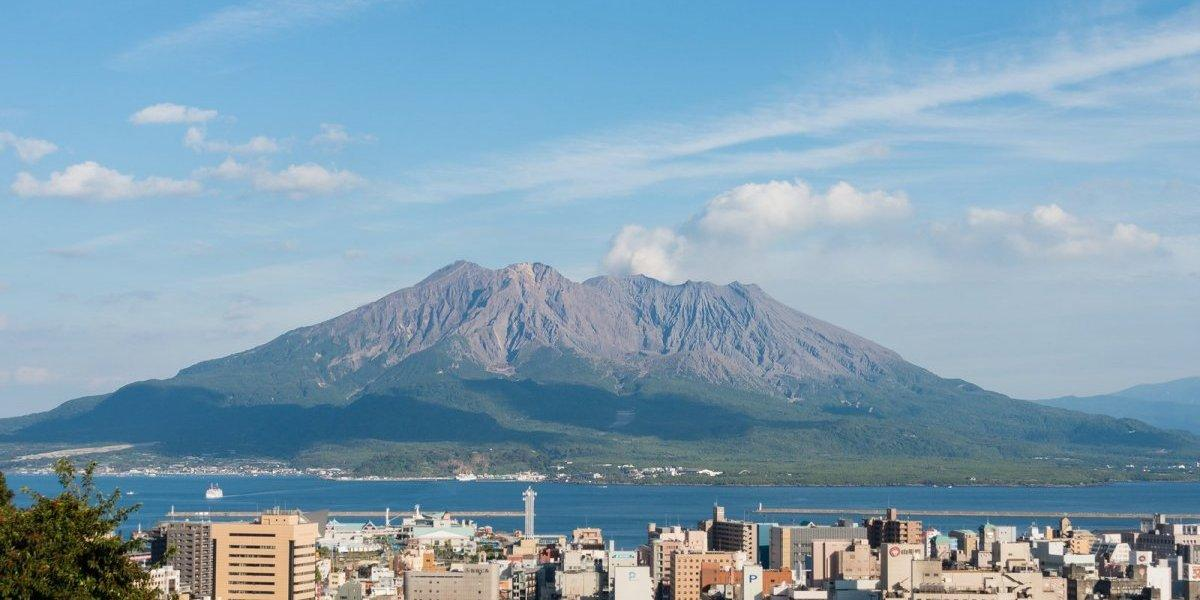
#> input picture 07_DFT/sakurajima.jpeg, 1200 x 600 px, found by its file name
$ python 07_sample01.py
#> lines starting #> are read from the running program, lines starting #| are printed output that depends on the picture
# -*- coding: utf-8 -*-

import numpy as np
import cv2
from matplotlib import pyplot as plt

# 画像をグレースケールで読み込む
img = cv2.imread('/Users/kiyotakoki/dev/com_vis/07_DFT/sakurajima.jpeg',0)
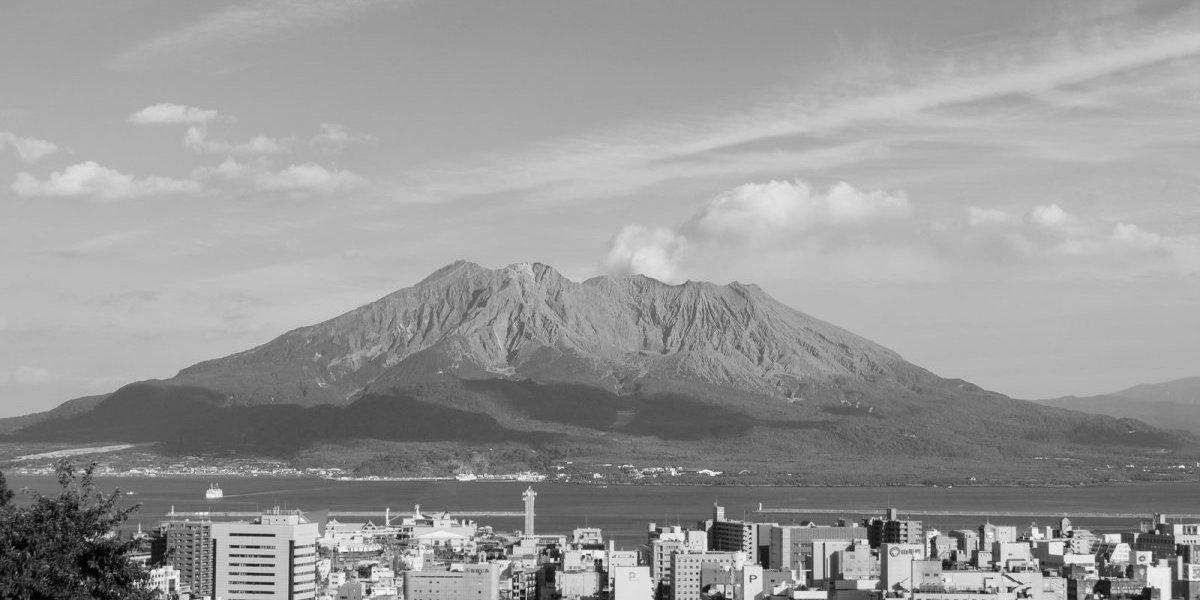
#> img: shape (600, 1200); min 0, max 255, mean 152.6

# DFT
dft = cv2.dft(np.float32(img),flags = cv2.DFT_COMPLEX_OUTPUT)
# 結果をシフト
dft_shift = np.fft.fftshift(dft)

# 見易いスケールに変換
magnitude_spectrum = 20*np.log(cv2.magnitude(dft_shift[:,:,0],dft_shift[:,:,1]))
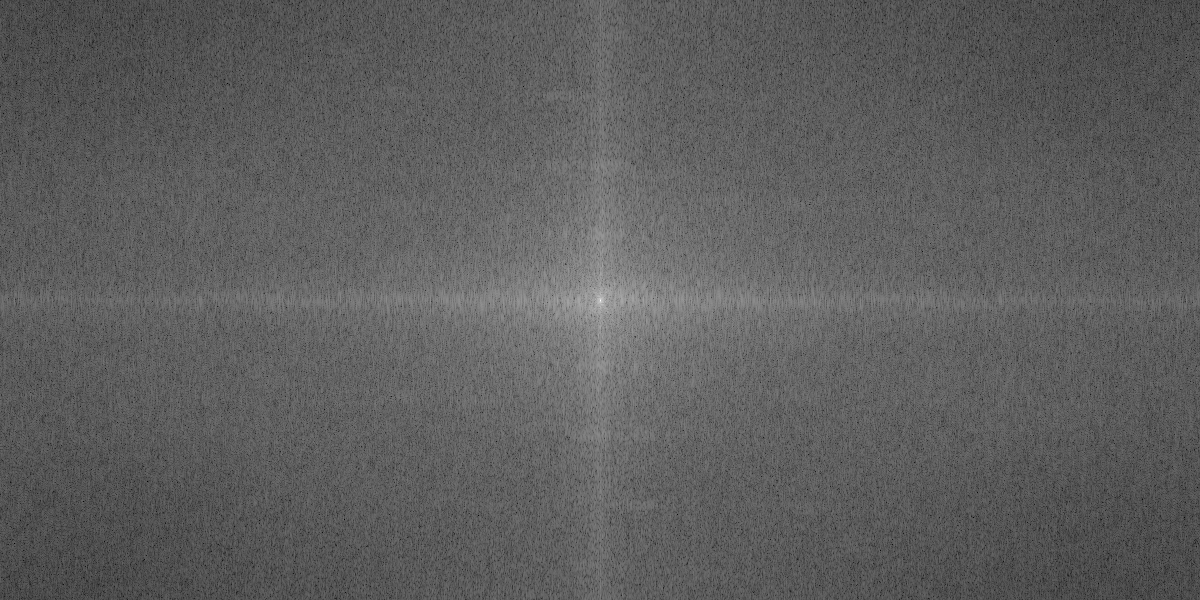
#> magnitude_spectrum: shape (600, 1200) float32; min 55.14, max 370.3, mean 171.9; drawn with min black and max white

plt.subplot(121),plt.imshow(img, cmap = 'gray')
plt.title('Input Image'), plt.xticks([]), plt.yticks([])
plt.subplot(122),plt.imshow(magnitude_spectrum, cmap = 'gray')
plt.title('Magnitude Spectrum'), plt.xticks([]), plt.yticks([])
plt.show()
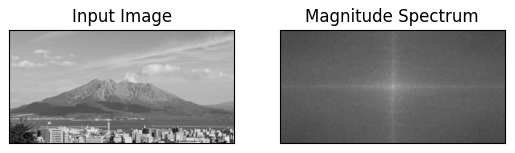
#> figure drawn by matplotlib, 2 panels

cv2.imwrite("magnitude_spectrum.png", magnitude_spectrum)
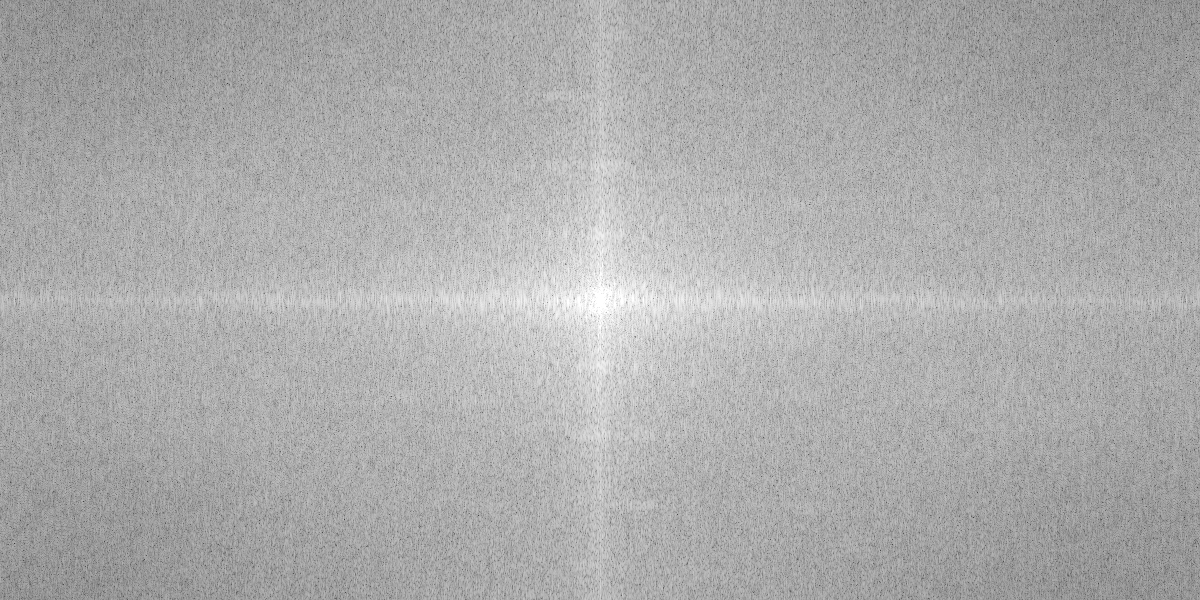
#> saved as magnitude_spectrum.png: shape (600, 1200); min 55, max 255, mean 171.9
